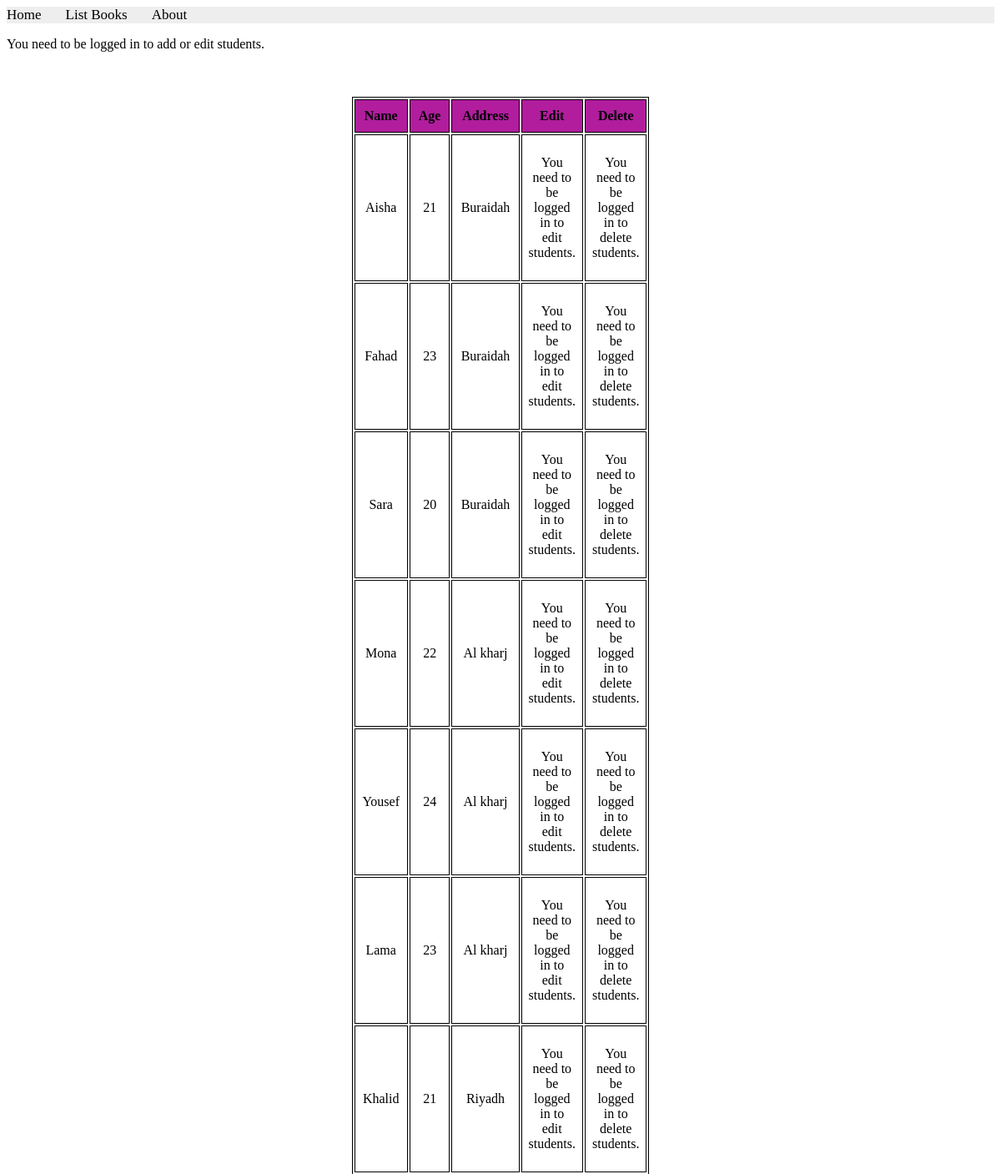
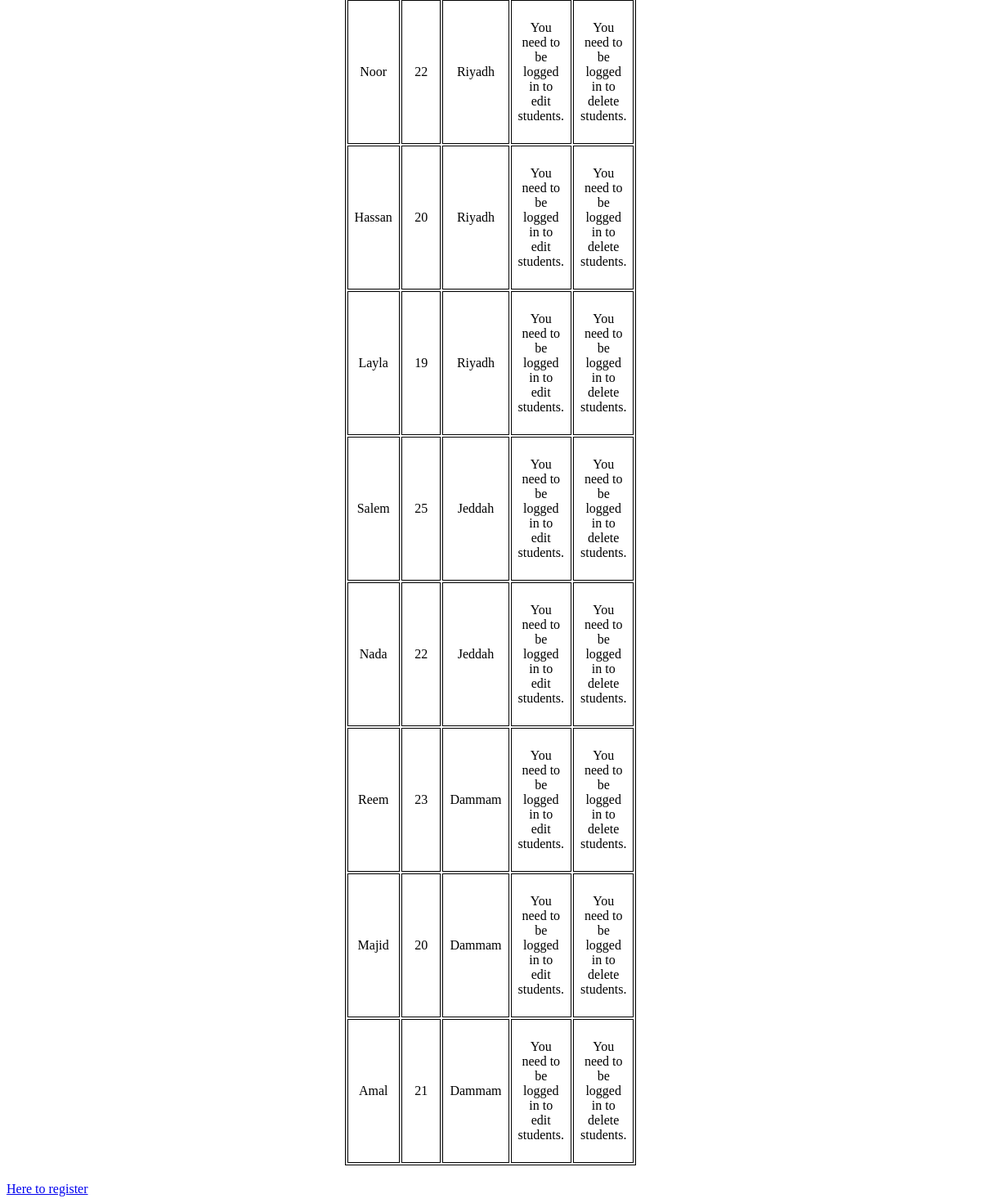
Page /books/students/list/ on the earlier database version (2 pictures, top to bottom).
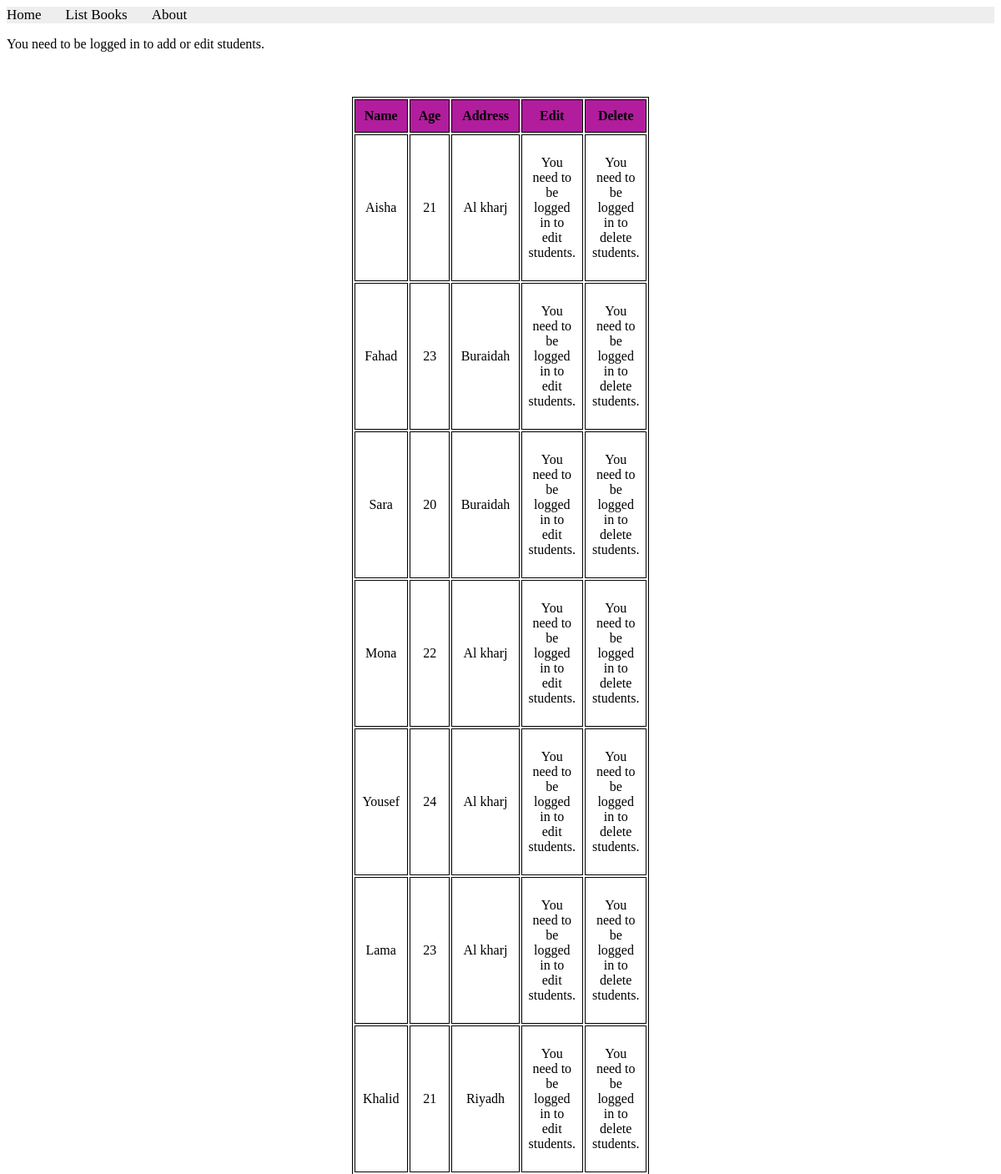
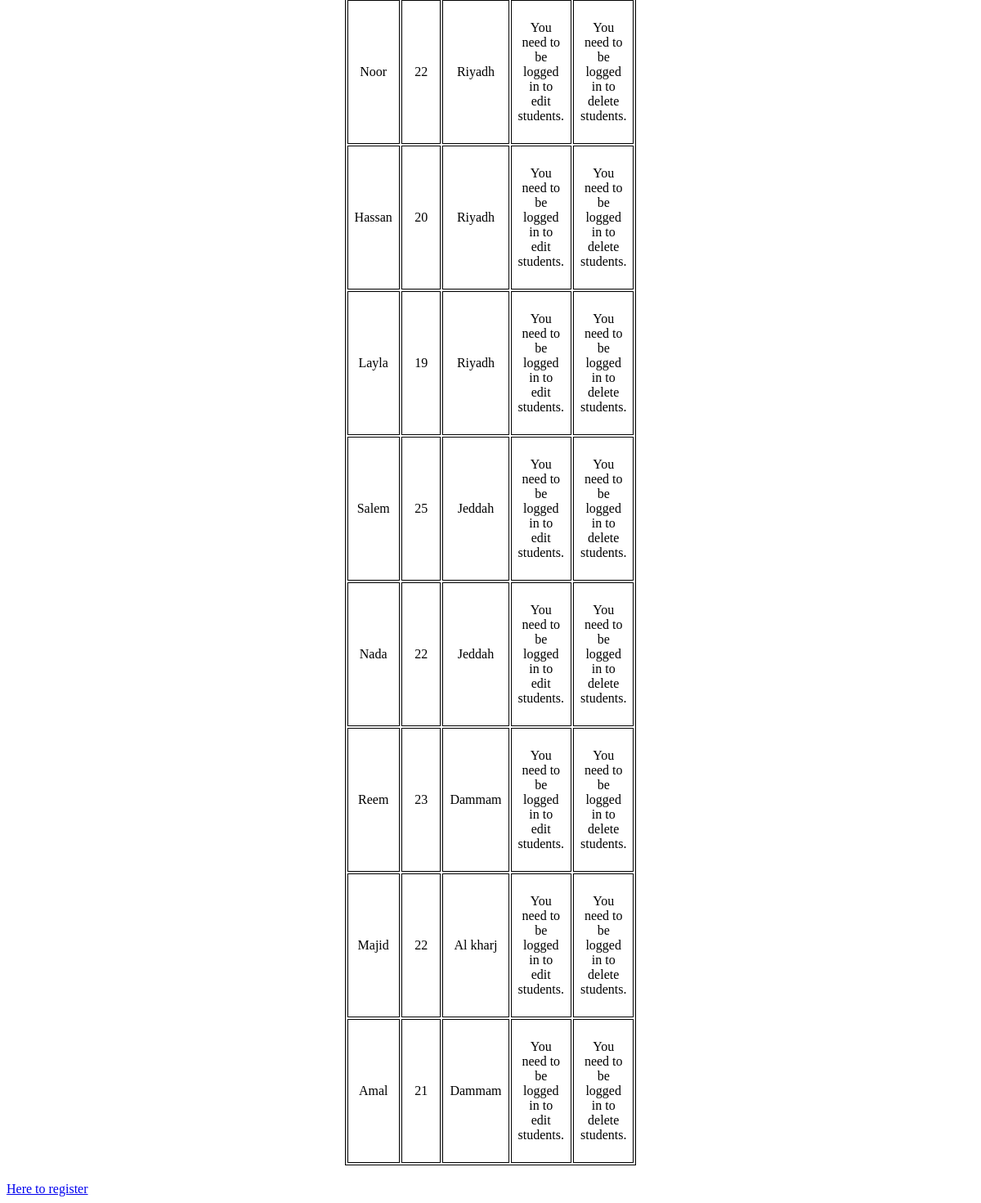
Same page on the later database version (2 pictures, top to bottom).
### apps/bookmodule/models.py (models this page shows, shortened)
class Student(models.Model):
    name=models.CharField(max_length = 50)
    age= models.IntegerField()
    address= models.ForeignKey(Address, on_delete=models.PROTECT)

class Address(models.Model):
    city=models.CharField(max_length = 50)

### apps/bookmodule/views.py (the view)
# urls.py: path('students/list/', views.list_students, name="list_students"),
def list_students(request):
    students = Student.objects.all()
    return render(request, 'bookmodule/list_students.html', {'students':students})

### apps/templates/bookmodule/list_students.html (shortened to what this page needs)
{% extends "layouts/base.html" %}
{% load static %}
{% block content %}
{% if user.is_authenticated %}
    <a href="{% url 'add_student' %}">Add New Student</a>
{% else %}
    <p>You need to be logged in to add or edit students.</p>
{% endif %}
<br/>
<table>
    <tr>
        <th>Name</th>
        <th>Age</th>
        <th>Address</th>
        <th>Edit</th>
        <th>Delete</th>
    </tr>
    {% for student in students %}
    <tr>
        <td>{{ student.name }}</td>
        <td>{{ student.age }}</td>
        <td>{{ student.address.city }}</td>
        <td>
            {% if user.is_authenticated %}
                <a href="{% url 'edit_student' student.id %}">Edit this student</a>
            {% else %}
                <p>You need to be logged in to edit students.</p>
            {% endif %}
        </td>
        <td>
            {% if user.is_authenticated %}
                <a href="{% url 'delete_student' student.id %}">Delete this student</a>
            {% else %}
                <p>You need to be logged in to delete students.</p>
            {% endif %}
        </td>
    </tr>
    {% endfor %}
</table>
<a href="{% url 'register' %}">Here to register</a>
{% endblock content %}

Differences in the rows shown:
changed Student "Aisha": address.city "Buraidah" → "Al kharj"
changed Student "Majid": age "20" → "22"; address.city "Dammam" → "Al kharj"
